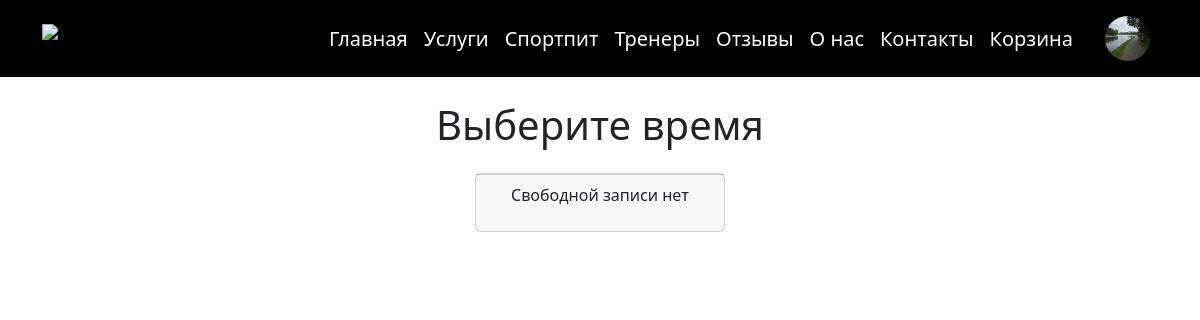
The page /trainers/record_trainer.php?id_trainer=6 (signed in) on the database as committed earlier.
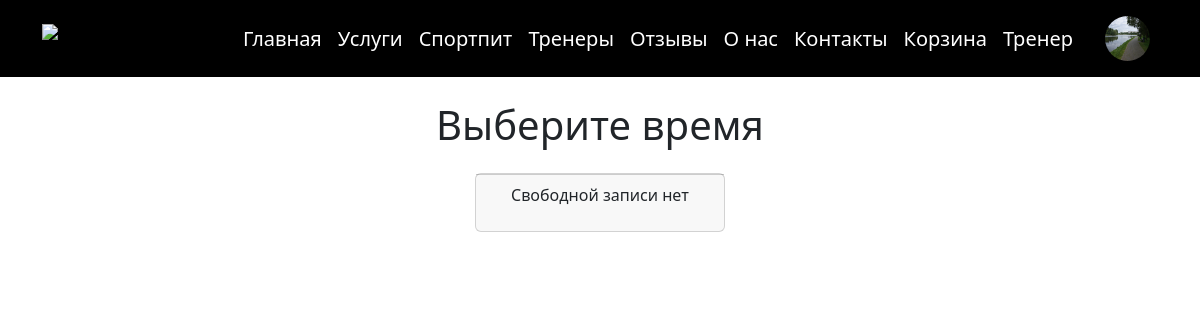
The same page on the database as committed later.
### controllers/connect.php (called while the page is built, shortened)
<?php
$connect=mysqli_connect('localhost', 'root', '', 'gym');
if (isset($_SESSION['user_id'])) $user = $connect->query("select * from users where id='$_SESSION[user_id]'")->fetch_array();
?>

### trainers/record_trainer.php (the view, shortened to what this page needs)
<?php
require_once '../controllers/connect.php';
require_once '../content/header.php';
$id_trainer=$_GET['id_trainer'];
$record = $connect->query("SELECT * FROM record WHERE busy = 0 AND id_trainer = $id_trainer");
?>
<main class="pt-4">
    <div class="container">
        <div class='text-center'>
            <h1>Выберите время</h1>
        </div>
        <div class='justify-content-center d-flex flex-wrap gap-3 mt-4' >
                <div class='card d-flex flex-column' style="width: 250px">
                    <div class="card-footer text-center">
<?php if ($record->num_rows == 0) {
    echo "<p>Свободной записи нет</p>";
} else {
    while ($item = $record->fetch_assoc()) {
        echo "<a class='btn btn-primary' href='../controllers/record/record_trainer.php?id_record={$item['id']}&id_trainer={$id_trainer}'>{$item['time']} {$item['date']}</a>";
    }
}
?>
                    </div>
                </div>
        </div>
    </div>
</main>

### content/header.php (shortened to what this page needs)
<?php
global $connect;
if (isset($_SESSION['user_id'])) $user = $connect->query("select * from users where id='$_SESSION[user_id]'")->fetch_array();
?>
<!doctype html>
<html lang="en">
<head>
    <link href="https://cdn.jsdelivr.net/npm/bootstrap@5.3.3/dist/css/bootstrap.min.css" rel="stylesheet">
</head>
<body>
<header>
    <nav class="navbar navbar-expand bg-black">
        <div class="container">
            <a class="navbar-brand" href="/index.php">
                <img src="../assets/pictures/logo.php" alt="LOGO"  height="65">
            </a>
			<div class="justify-content-end fs-5 collapse navbar-collapse" >
				<ul class="navbar-nav menu-desktop" style="align-items: center">
					<li class="nav-item"><a href="/" class="nav-link text-white">Главная</a></li>
					<li class="nav-item"><a class="nav-link text-white link-hover-class" href="/services/index.php">Услуги</a></li>
					<li class="nav-item"><a class="nav-link text-white link-hover-class" href="/product/index.php">Спортпит</a></li>
					<li class="nav-item"><a class="nav-link text-white link-hover-class" href="/trainers/index.php">Тренеры</a></li>
					<li class="nav-item"><a class="nav-link text-white link-hover-class" href="/product/index.php">Отзывы</a></li>
					<li class="nav-item"><a class="nav-link text-white link-hover-class" href="/product/index.php">О нас</a></li>
					<li class="nav-item"><a class="nav-link text-white link-hover-class" href="/product/index.php">Контакты</a></li>
                  <?php if(isset($_SESSION['user_id'])):?>
					<li class="nav-item"><a href="/basket/index.php" class="nav-link text-white link-hover-class">Корзина</a></li>
                  <?php endif;?>
				  <?php if (isset($user) and $user['role'] == 2):?>
					  <li class="nav-item"><a href="/trainer/index.php" class="nav-link text-white link-hover-class">Тренер</a></li>
                  <?php endif;?>
                  <?php if(isset($_SESSION['user_id'])):?>
					  <li class="nav-item">
						  <a href="/profile.php" class="nav-link text-white d-flex gap-3 link-hover-class" style="align-items: center">
							  <img class="rounded-circle"  src="<?php if (isset($user['avatar'])) echo  "../assets/pictures/$user[avatar]";
                              else echo "../assets/pictures/user.png"
                              ?>" alt="" height="45" width="45">
						  </a>
					  </li>
                  <?php endif;?>
				</ul>
			</div>
		  </div>
    </nav>
</header>

Rows that differ between the two databases and show on the page:
changed users: role 0 → 2 (drawn)
Other text that changed with them:
text now shown: "Тренер"
